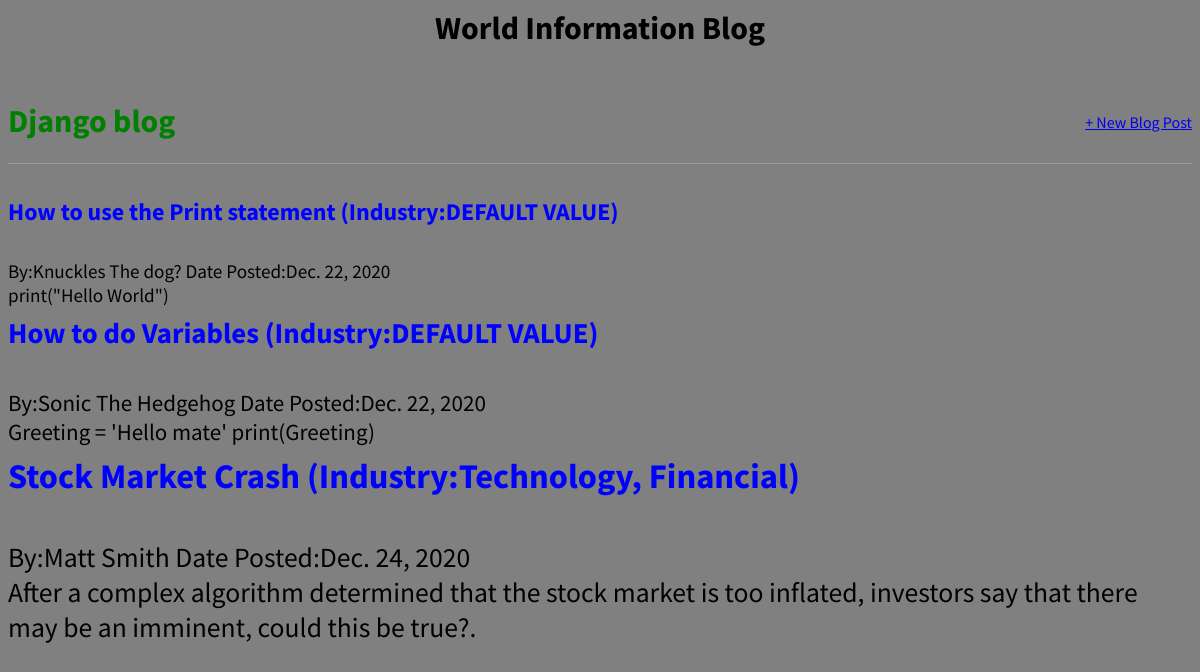
The app's page /, older data.
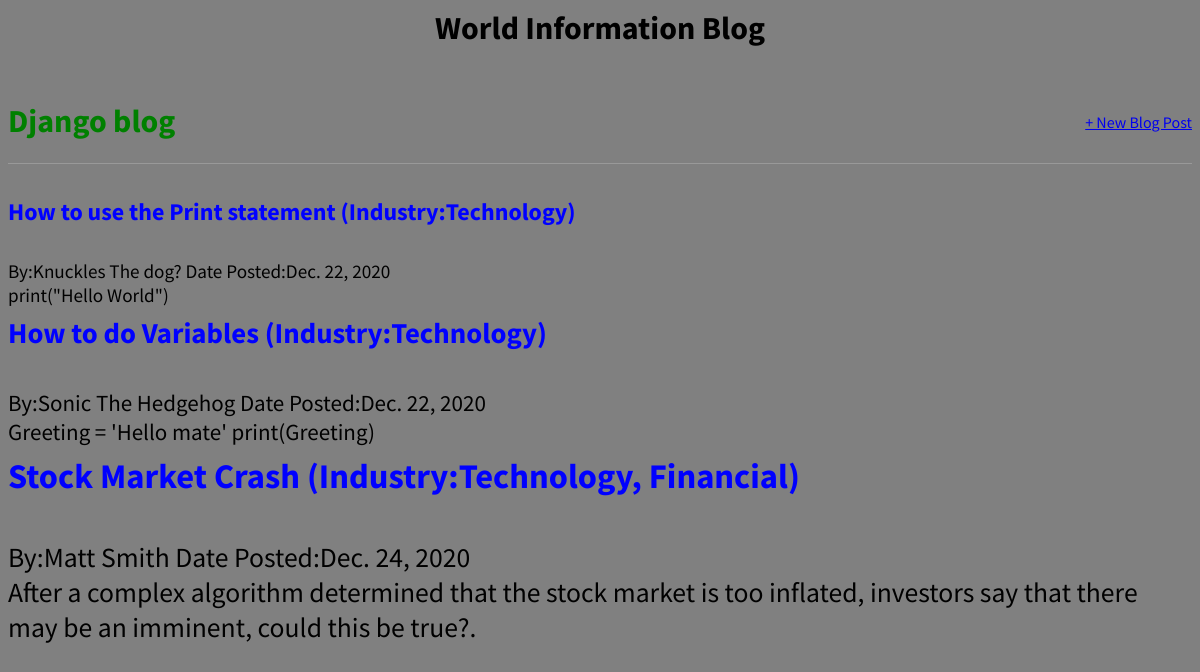
The same page, newer data.
### blog/models.py (models this page shows, shortened)
class Post(models.Model):
    SUBJECT_CHOICES = (
        ('tech', 'Technology'),
        ('finance', 'Financial'),
        ('cons', 'Consumer'),
        ('cyber', 'Cybersecurity'),
    )
    genre = MultiSelectField(choices=SUBJECT_CHOICES, default='DEFAULT VALUE')
    title = models.CharField(max_length=50)
    first_name = models.CharField(max_length=30, default='DEFAULT VALUE')
    last_name = models.CharField(max_length=30, default='DEFAULT VALUE')
    body = models.TextField()
    post_date = models.DateField(auto_now_add=True)

### blog/views.py (the view)
# urls.py: path('', BlogListView.as_view(), name='home'),
class BlogListView(ListView):
    model = Post
    template_name = 'home.html'

### templates/home.html
{% extends 'base.html' %}
{% block content %}
{% for post in object_list %}
<div class="post-entry">
<h2><a href="{% url 'post_detail' post.pk %}">{{ post.title }} (Industry:{{ post.genre}})</a></h2>
<big/>
  <br>By:{{post.first_name }}
         {{post.last_name}}
Date Posted:{{ post.post_date}}
     <p>{{ post.body }}</p>
<div/>
   {% endfor %}
</div>
 <body style="background-color:gray;">
{% endblock content %}

Row changes from the older to the newer data that the page shows:
changed Post "How to use the Print statement": genre "DEFAULT VALUE" → "Technology"
changed Post "How to do Variables": genre "DEFAULT VALUE" → "Technology"
